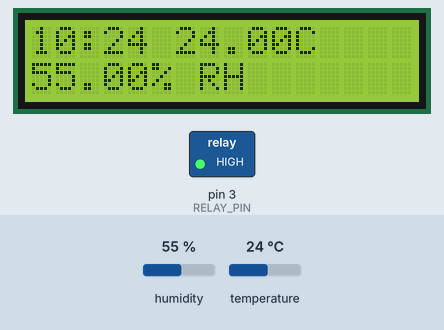
Recording of a sketch running on a simulated Arduino Uno, built with avr-gcc and run on an emulated ATmega328P. Parts: 16×2 character LCD, switched loads named in the sketch (green lamp = pin HIGH). The inputs (shaded band) are chosen by the test bench; at power-on: humidity 55 %, temperature 24 °C. The local clock reads 2024-03-15 10:24:30 at power-on unless the sketch sets it; what the sketch prints to the serial monitor is not drawn.

Above: at 1.2 s.
1.3 s: humidity set to 22 %
At 3.3 s:
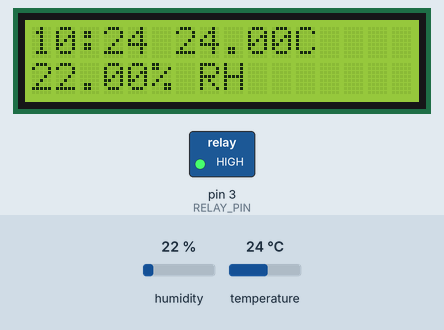
7.3 s: temperature set to 12 °C
At 9.0 s:
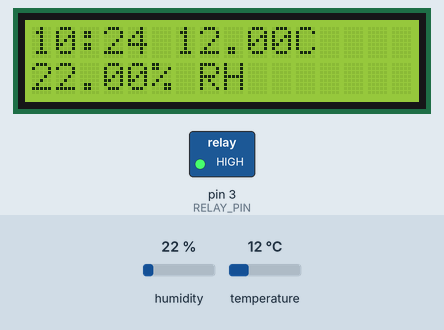
11.7 s: humidity set to 40 %
At 13.2 s:
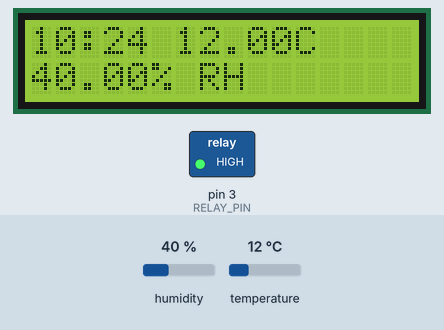
15.7 s: temperature set to 19 °C
At 17.4 s:
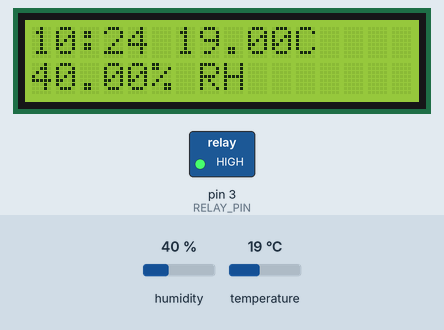
Timing chart, 0 to 18.9 s (numbered marks = the images above; inputs shaded):
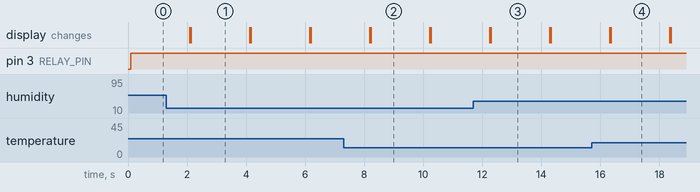

Measured:
- after the input at 1.3 s, the display: first differs from a run without the input after 0.83 s (image 1)
- after the input at 7.3 s, the display: first differs from a run without the input after 0.92 s (image 2)
- after the input at 11.7 s, the display: first differs from a run without the input after 0.58 s (image 3)
- after the input at 15.7 s, the display: first differs from a run without the input after 0.65 s (image 4)
- what the display in image 1 shows lasts 2.0 s, from 2.1 s to 4.1 s

The sketch:

RTC_light_dht22.ino
```cpp
#include <Wire.h>
#include <RTClib.h>
#include <LiquidCrystal_I2C.h>
#include <DHT.h>

#define DHTPIN 2 // DHT22 sensor is connected to pin D2
#define DHTTYPE DHT22 // Define DHT type as DHT22
#define RELAY_PIN 3 // Relay connected to pin D3

DHT dht(DHTPIN, DHTTYPE);
RTC_DS3231 rtc;
LiquidCrystal_I2C lcd(0x27, 16, 2); // Adjust 0x27 based on your LCD's I2C address

void setup() {
  Serial.begin(9600);
  dht.begin();
  pinMode(RELAY_PIN, OUTPUT);

  if (!rtc.begin()) {
    Serial.println("Couldn't find RTC");
    while (1);
  }
  Serial.println("RTC FOUND");
  /*
    rtc.adjust(DateTime(2024, 3, 1, 10, 55, 0));

  Serial.println("RTC is set to March 1, 2024, 10:56 AM");*/

  lcd.init();
  lcd.backlight();
}

void loop() {
  DateTime now = rtc.now();
  float temp = dht.readTemperature(); // Read temperature in Celsius
  float humidity = dht.readHumidity(); // Read humidity

  // Display the time, temperature, and humidity on the LCD
  lcd.setCursor(0, 0);
  lcd.print(now.hour());
  lcd.print(":");
  lcd.print(now.minute());
  lcd.print(" ");
  lcd.print(temp);
  lcd.print("C");

  lcd.setCursor(0, 1);
  lcd.print(humidity);
  lcd.print("% RH");
  // 기존 14시간 : 9~23시 => 현행 6~13, 5~7 -> 9시간
  // Control the relay based on the time
  //(now.hour() >= 6 && now.hour() < 13) || (now.hour()>=17 && now.hour()<=19)
  if ((now.hour() >= 7 && now.hour() < 20)) {
    Serial.print(now.hour());
    Serial.println(now.minute());
    digitalWrite(RELAY_PIN, HIGH);
  } else {
    digitalWrite(RELAY_PIN, LOW);
  }

  delay(2000); // Wait for 2 seconds before updating again

  lcd.clear();
}
```
